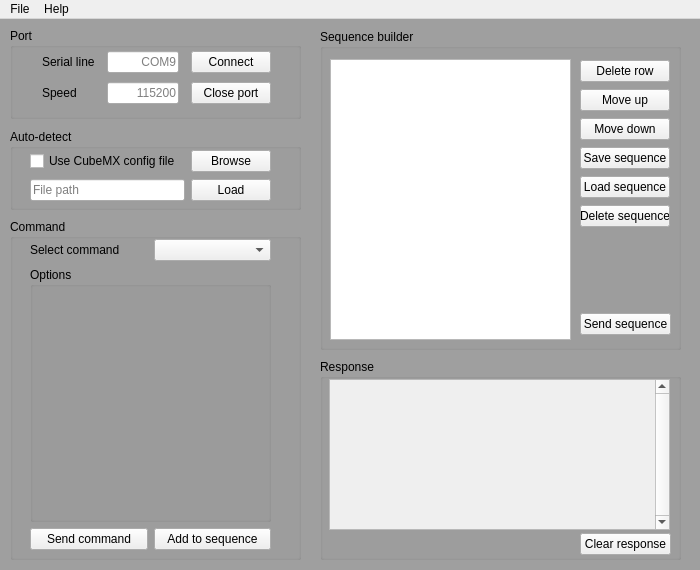
<?xml version="1.0" encoding="UTF-8"?>
<ui version="4.0">
 <class>MainWindow</class>
 <widget class="QMainWindow" name="MainWindow">
  <property name="geometry">
   <rect>
    <x>0</x>
    <y>0</y>
    <width>700</width>
    <height>570</height>
   </rect>
  </property>
  <property name="sizePolicy">
   <sizepolicy hsizetype="Preferred" vsizetype="Preferred">
    <horstretch>0</horstretch>
    <verstretch>0</verstretch>
   </sizepolicy>
  </property>
  <property name="minimumSize">
   <size>
    <width>700</width>
    <height>570</height>
   </size>
  </property>
  <property name="maximumSize">
   <size>
    <width>700</width>
    <height>570</height>
   </size>
  </property>
  <property name="windowTitle">
   <string>STM functional tester</string>
  </property>
  <widget class="QWidget" name="centralwidget">
   <widget class="QGroupBox" name="port_GB">
    <property name="geometry">
     <rect>
      <x>10</x>
      <y>9</y>
      <width>291</width>
      <height>91</height>
     </rect>
    </property>
    <property name="title">
     <string>Port</string>
    </property>
    <widget class="QWidget" name="gridLayoutWidget">
     <property name="geometry">
      <rect>
       <x>20</x>
       <y>20</y>
       <width>241</width>
       <height>61</height>
      </rect>
     </property>
     <layout class="QGridLayout" name="port_layout">
      <property name="sizeConstraint">
       <enum>QLayout::SetNoConstraint</enum>
      </property>
      <property name="leftMargin">
       <number>12</number>
      </property>
      <property name="rightMargin">
       <number>0</number>
      </property>
      <property name="bottomMargin">
       <number>0</number>
      </property>
      <property name="horizontalSpacing">
       <number>12</number>
      </property>
      <property name="verticalSpacing">
       <number>6</number>
      </property>
      <item row="1" column="1">
       <widget class="QLineEdit" name="speed_field">
        <property name="alignment">
         <set>Qt::AlignRight|Qt::AlignTrailing|Qt::AlignVCenter</set>
        </property>
        <property name="placeholderText">
         <string>115200</string>
        </property>
       </widget>
      </item>
      <item row="0" column="1">
       <widget class="QLineEdit" name="serial_line_field">
        <property name="focusPolicy">
         <enum>Qt::WheelFocus</enum>
        </property>
        <property name="toolTip">
         <string/>
        </property>
        <property name="statusTip">
         <string/>
        </property>
        <property name="whatsThis">
         <string/>
        </property>
        <property name="text">
         <string/>
        </property>
        <property name="alignment">
         <set>Qt::AlignRight|Qt::AlignTrailing|Qt::AlignVCenter</set>
        </property>
        <property name="placeholderText">
         <string>COM9</string>
        </property>
       </widget>
      </item>
      <item row="1" column="2">
       <widget class="QPushButton" name="close_button">
        <property name="text">
         <string>Close port</string>
        </property>
       </widget>
      </item>
      <item row="0" column="2">
       <widget class="QPushButton" name="connect_button">
        <property name="text">
         <string>Connect</string>
        </property>
        <property name="checkable">
         <bool>false</bool>
        </property>
        <property name="checked">
         <bool>false</bool>
        </property>
        <property name="autoDefault">
         <bool>false</bool>
        </property>
        <property name="default">
         <bool>false</bool>
        </property>
        <property name="flat">
         <bool>false</bool>
        </property>
       </widget>
      </item>
      <item row="1" column="0">
       <widget class="QLabel" name="speed_label">
        <property name="text">
         <string>Speed</string>
        </property>
        <property name="alignment">
         <set>Qt::AlignLeading|Qt::AlignLeft|Qt::AlignVCenter</set>
        </property>
       </widget>
      </item>
      <item row="0" column="0">
       <widget class="QLabel" name="serial_line_label">
        <property name="text">
         <string>Serial line</string>
        </property>
        <property name="alignment">
         <set>Qt::AlignLeading|Qt::AlignLeft|Qt::AlignVCenter</set>
        </property>
       </widget>
      </item>
     </layout>
    </widget>
   </widget>
   <widget class="QGroupBox" name="cmd_GB">
    <property name="geometry">
     <rect>
      <x>10</x>
      <y>200</y>
      <width>291</width>
      <height>341</height>
     </rect>
    </property>
    <property name="title">
     <string>Command</string>
    </property>
    <widget class="QWidget" name="gridLayoutWidget_2">
     <property name="geometry">
      <rect>
       <x>20</x>
       <y>20</y>
       <width>241</width>
       <height>311</height>
      </rect>
     </property>
     <layout class="QGridLayout" name="cmd_layout">
      <item row="0" column="0">
       <widget class="QLabel" name="select_cmd_label">
        <property name="text">
         <string>Select command</string>
        </property>
       </widget>
      </item>
      <item row="2" column="0">
       <widget class="QPushButton" name="cmd_button">
        <property name="text">
         <string>Send command</string>
        </property>
       </widget>
      </item>
      <item row="0" column="1">
       <widget class="QComboBox" name="cmd_box">
        <property name="toolTip">
         <string/>
        </property>
        <property name="statusTip">
         <string/>
        </property>
        <property name="whatsThis">
         <string/>
        </property>
        <property name="accessibleName">
         <string/>
        </property>
        <property name="accessibleDescription">
         <string/>
        </property>
        <property name="currentText">
         <string/>
        </property>
       </widget>
      </item>
      <item row="1" column="0" colspan="2">
       <widget class="QGroupBox" name="options_GB">
        <property name="title">
         <string>Options</string>
        </property>
        <property name="flat">
         <bool>true</bool>
        </property>
        <widget class="QWidget" name="gridLayoutWidget_3">
         <property name="geometry">
          <rect>
           <x>10</x>
           <y>20</y>
           <width>211</width>
           <height>231</height>
          </rect>
         </property>
         <layout class="QGridLayout" name="options_layout"/>
        </widget>
       </widget>
      </item>
      <item row="2" column="1">
       <widget class="QPushButton" name="sequence_add_button">
        <property name="text">
         <string>Add to sequence</string>
        </property>
       </widget>
      </item>
     </layout>
    </widget>
   </widget>
   <widget class="QGroupBox" name="response_GB">
    <property name="geometry">
     <rect>
      <x>320</x>
      <y>340</y>
      <width>361</width>
      <height>201</height>
     </rect>
    </property>
    <property name="title">
     <string>Response</string>
    </property>
    <widget class="QScrollArea" name="scrollArea">
     <property name="geometry">
      <rect>
       <x>9</x>
       <y>20</y>
       <width>341</width>
       <height>151</height>
      </rect>
     </property>
     <property name="verticalScrollBarPolicy">
      <enum>Qt::ScrollBarAlwaysOn</enum>
     </property>
     <property name="sizeAdjustPolicy">
      <enum>QAbstractScrollArea::AdjustIgnored</enum>
     </property>
     <property name="widgetResizable">
      <bool>true</bool>
     </property>
     <widget class="QWidget" name="container_widget">
      <property name="geometry">
       <rect>
        <x>0</x>
        <y>0</y>
        <width>322</width>
        <height>149</height>
       </rect>
      </property>
      <widget class="QWidget" name="verticalLayoutWidget">
       <property name="geometry">
        <rect>
         <x>10</x>
         <y>9</y>
         <width>311</width>
         <height>131</height>
        </rect>
       </property>
       <layout class="QVBoxLayout" name="scroll_layout">
        <property name="leftMargin">
         <number>6</number>
        </property>
       </layout>
      </widget>
     </widget>
    </widget>
    <widget class="QWidget" name="verticalLayoutWidget_5">
     <property name="geometry">
      <rect>
       <x>260</x>
       <y>170</y>
       <width>91</width>
       <height>31</height>
      </rect>
     </property>
     <layout class="QVBoxLayout" name="clear_button_layout">
      <item>
       <widget class="QPushButton" name="clear_button">
        <property name="text">
         <string>Clear response</string>
        </property>
       </widget>
      </item>
     </layout>
    </widget>
   </widget>
   <widget class="QGroupBox" name="config_GB">
    <property name="geometry">
     <rect>
      <x>10</x>
      <y>110</y>
      <width>291</width>
      <height>81</height>
     </rect>
    </property>
    <property name="title">
     <string>Auto-detect</string>
    </property>
    <widget class="QWidget" name="gridLayoutWidget_4">
     <property name="geometry">
      <rect>
       <x>20</x>
       <y>20</y>
       <width>241</width>
       <height>54</height>
      </rect>
     </property>
     <layout class="QGridLayout" name="cfg_layout">
      <item row="0" column="0">
       <widget class="QCheckBox" name="cfg_checkbox">
        <property name="text">
         <string>Use CubeMX config file</string>
        </property>
       </widget>
      </item>
      <item row="0" column="1">
       <widget class="QPushButton" name="cfg_browse_button">
        <property name="text">
         <string>Browse</string>
        </property>
       </widget>
      </item>
      <item row="1" column="1">
       <widget class="QPushButton" name="cfg_load_button">
        <property name="text">
         <string>Load</string>
        </property>
       </widget>
      </item>
      <item row="1" column="0">
       <widget class="QLineEdit" name="cfg_file_path">
        <property name="placeholderText">
         <string>File path</string>
        </property>
       </widget>
      </item>
     </layout>
    </widget>
   </widget>
   <widget class="QGroupBox" name="sequence_GB">
    <property name="geometry">
     <rect>
      <x>320</x>
      <y>10</y>
      <width>361</width>
      <height>321</height>
     </rect>
    </property>
    <property name="title">
     <string>Sequence builder</string>
    </property>
    <widget class="QWidget" name="verticalLayoutWidget_2">
     <property name="geometry">
      <rect>
       <x>260</x>
       <y>30</y>
       <width>90</width>
       <height>171</height>
      </rect>
     </property>
     <layout class="QVBoxLayout" name="seq_buttons_layout">
      <item>
       <widget class="QPushButton" name="delete_row_button">
        <property name="text">
         <string>Delete row</string>
        </property>
       </widget>
      </item>
      <item>
       <widget class="QPushButton" name="move_up_button">
        <property name="text">
         <string>Move up</string>
        </property>
       </widget>
      </item>
      <item>
       <widget class="QPushButton" name="move_down_button">
        <property name="text">
         <string>Move down</string>
        </property>
       </widget>
      </item>
      <item>
       <widget class="QPushButton" name="save_seq_button">
        <property name="text">
         <string>Save sequence</string>
        </property>
       </widget>
      </item>
      <item>
       <widget class="QPushButton" name="load_seq_button">
        <property name="text">
         <string>Load sequence</string>
        </property>
       </widget>
      </item>
      <item>
       <widget class="QPushButton" name="delete_seq_button">
        <property name="text">
         <string>Delete sequence</string>
        </property>
       </widget>
      </item>
     </layout>
    </widget>
    <widget class="QWidget" name="verticalLayoutWidget_3">
     <property name="geometry">
      <rect>
       <x>10</x>
       <y>30</y>
       <width>241</width>
       <height>281</height>
      </rect>
     </property>
     <layout class="QVBoxLayout" name="sequence_list_layout">
      <item>
       <widget class="QListWidget" name="sequence_list"/>
      </item>
     </layout>
    </widget>
    <widget class="QWidget" name="verticalLayoutWidget_4">
     <property name="geometry">
      <rect>
       <x>260</x>
       <y>280</y>
       <width>91</width>
       <height>31</height>
      </rect>
     </property>
     <layout class="QVBoxLayout" name="send_seq_layout">
      <item>
       <widget class="QPushButton" name="send_seq_button">
        <property name="text">
         <string>Send sequence</string>
        </property>
       </widget>
      </item>
     </layout>
    </widget>
   </widget>
   <widget class="QMdiArea" name="mdiArea">
    <property name="geometry">
     <rect>
      <x>-10</x>
      <y>0</y>
      <width>721</width>
      <height>570</height>
     </rect>
    </property>
   </widget>
   <zorder>mdiArea</zorder>
   <zorder>port_GB</zorder>
   <zorder>cmd_GB</zorder>
   <zorder>response_GB</zorder>
   <zorder>config_GB</zorder>
   <zorder>sequence_GB</zorder>
  </widget>
  <widget class="QMenuBar" name="menubar">
   <property name="geometry">
    <rect>
     <x>0</x>
     <y>0</y>
     <width>700</width>
     <height>21</height>
    </rect>
   </property>
   <widget class="QMenu" name="menuFile">
    <property name="title">
     <string>File</string>
    </property>
    <addaction name="actionSave_config"/>
    <addaction name="actionLoad_config"/>
   </widget>
   <widget class="QMenu" name="menuHelp">
    <property name="title">
     <string>Help</string>
    </property>
    <addaction name="actionContext_help"/>
    <addaction name="actionAbout"/>
   </widget>
   <addaction name="menuFile"/>
   <addaction name="menuHelp"/>
  </widget>
  <action name="actionSave_config">
   <property name="text">
    <string>Save config</string>
   </property>
  </action>
  <action name="actionLoad_config">
   <property name="text">
    <string>Load config</string>
   </property>
  </action>
  <action name="actionContext_help">
   <property name="text">
    <string>Context help</string>
   </property>
  </action>
  <action name="actionAbout">
   <property name="text">
    <string>About</string>
   </property>
  </action>
 </widget>
 <resources/>
 <connections/>
</ui>
